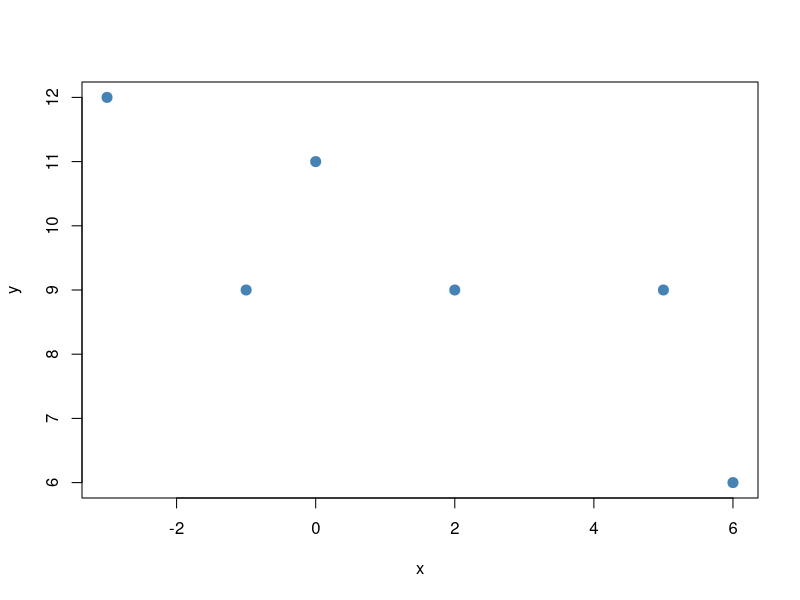
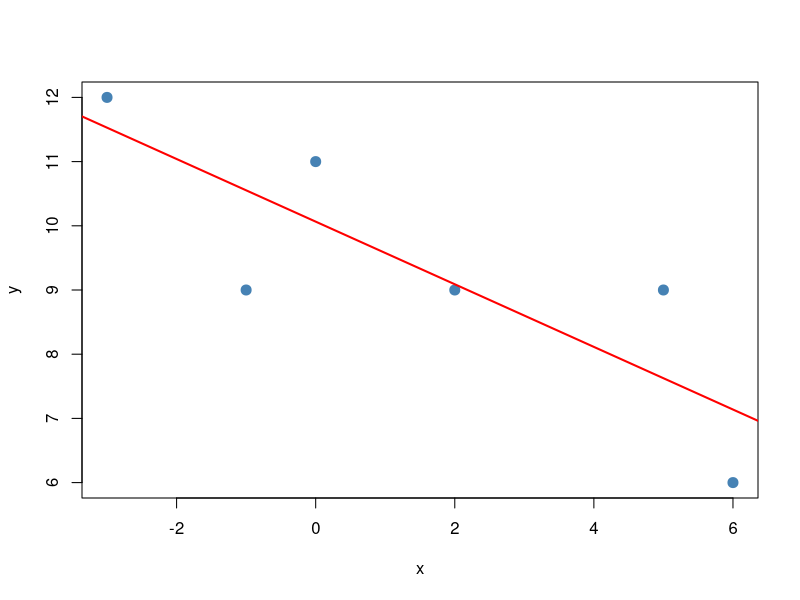

Source code (R) for these figures, in order:
## ---- chunk 1
knitr::opts_chunk$set(echo = TRUE, fig.width=16, fig.height=9, dpi=150, highlight=T)

require(tidyverse)
require(knitr)
require(gridExtra)
## ---- chunk 2
x<-c(-3,-1,0,2,5,6)
y<-c(12,9,11,9,9,6)

plot(x,y,pch=20,col="steelblue",cex=2)
## ---- chunk 3
xx<-seq(-5,8,length=1000)
yy<-10.0650-0.4878*xx

plot(x,y,pch=20,col="steelblue",cex=2)
lines(xx,yy,col="red",lwd=2)
## ---- chunk 4
xNew<-c(-40.1,1,2.5,100)
yHat<-10.0650-0.4878*xNew

print(rbind(xNew,yHat))
